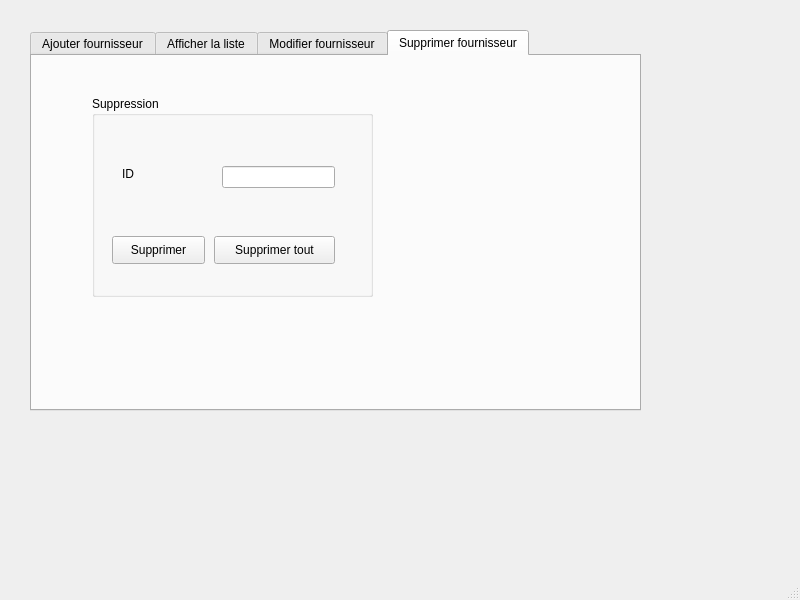
<?xml version="1.0" encoding="UTF-8"?>
<ui version="4.0">
 <class>MainWindow</class>
 <widget class="QMainWindow" name="MainWindow">
  <property name="geometry">
   <rect>
    <x>0</x>
    <y>0</y>
    <width>800</width>
    <height>600</height>
   </rect>
  </property>
  <property name="windowTitle">
   <string>MainWindow</string>
  </property>
  <widget class="QWidget" name="centralwidget">
   <widget class="QTabWidget" name="tabWidget">
    <property name="geometry">
     <rect>
      <x>30</x>
      <y>30</y>
      <width>611</width>
      <height>381</height>
     </rect>
    </property>
    <property name="currentIndex">
     <number>3</number>
    </property>
    <widget class="QWidget" name="tab">
     <attribute name="title">
      <string>Ajouter fournisseur</string>
     </attribute>
     <widget class="QGroupBox" name="groupBox">
      <property name="geometry">
       <rect>
        <x>20</x>
        <y>10</y>
        <width>521</width>
        <height>401</height>
       </rect>
      </property>
      <property name="title">
       <string>Ajout</string>
      </property>
      <widget class="QLabel" name="label">
       <property name="geometry">
        <rect>
         <x>30</x>
         <y>50</y>
         <width>56</width>
         <height>16</height>
        </rect>
       </property>
       <property name="text">
        <string>ID:</string>
       </property>
      </widget>
      <widget class="QLabel" name="label_3">
       <property name="geometry">
        <rect>
         <x>30</x>
         <y>100</y>
         <width>56</width>
         <height>16</height>
        </rect>
       </property>
       <property name="text">
        <string>Nom:</string>
       </property>
      </widget>
      <widget class="QLabel" name="label_5">
       <property name="geometry">
        <rect>
         <x>30</x>
         <y>140</y>
         <width>131</width>
         <height>31</height>
        </rect>
       </property>
       <property name="text">
        <string>Date Debut Contract:</string>
       </property>
      </widget>
      <widget class="QLineEdit" name="id">
       <property name="geometry">
        <rect>
         <x>200</x>
         <y>50</y>
         <width>113</width>
         <height>22</height>
        </rect>
       </property>
      </widget>
      <widget class="QLineEdit" name="nom">
       <property name="geometry">
        <rect>
         <x>200</x>
         <y>100</y>
         <width>113</width>
         <height>22</height>
        </rect>
       </property>
      </widget>
      <widget class="QLineEdit" name="deb">
       <property name="geometry">
        <rect>
         <x>200</x>
         <y>150</y>
         <width>113</width>
         <height>22</height>
        </rect>
       </property>
      </widget>
      <widget class="QPushButton" name="add_btn">
       <property name="geometry">
        <rect>
         <x>400</x>
         <y>300</y>
         <width>93</width>
         <height>28</height>
        </rect>
       </property>
       <property name="text">
        <string>Ajouter</string>
       </property>
      </widget>
      <widget class="QLabel" name="label_2">
       <property name="geometry">
        <rect>
         <x>30</x>
         <y>200</y>
         <width>161</width>
         <height>16</height>
        </rect>
       </property>
       <property name="text">
        <string>Date Fin Contract:</string>
       </property>
      </widget>
      <widget class="QLineEdit" name="fin">
       <property name="geometry">
        <rect>
         <x>200</x>
         <y>190</y>
         <width>113</width>
         <height>22</height>
        </rect>
       </property>
      </widget>
      <widget class="QLabel" name="label_4">
       <property name="geometry">
        <rect>
         <x>30</x>
         <y>260</y>
         <width>56</width>
         <height>16</height>
        </rect>
       </property>
       <property name="text">
        <string>Adresse:</string>
       </property>
      </widget>
      <widget class="QLineEdit" name="adresse">
       <property name="geometry">
        <rect>
         <x>200</x>
         <y>250</y>
         <width>113</width>
         <height>22</height>
        </rect>
       </property>
      </widget>
     </widget>
    </widget>
    <widget class="QWidget" name="tab_2">
     <attribute name="title">
      <string>Afficher la liste</string>
     </attribute>
     <widget class="QTableView" name="tab_fournisseurs">
      <property name="geometry">
       <rect>
        <x>10</x>
        <y>10</y>
        <width>531</width>
        <height>291</height>
       </rect>
      </property>
     </widget>
    </widget>
    <widget class="QWidget" name="tab_4">
     <attribute name="title">
      <string>Modifier fournisseur</string>
     </attribute>
     <widget class="QGroupBox" name="groupBox_3">
      <property name="geometry">
       <rect>
        <x>40</x>
        <y>20</y>
        <width>521</width>
        <height>401</height>
       </rect>
      </property>
      <property name="title">
       <string>Modifier</string>
      </property>
      <widget class="QLabel" name="label_6">
       <property name="geometry">
        <rect>
         <x>30</x>
         <y>50</y>
         <width>56</width>
         <height>16</height>
        </rect>
       </property>
       <property name="text">
        <string>ID:</string>
       </property>
      </widget>
      <widget class="QLabel" name="label_7">
       <property name="geometry">
        <rect>
         <x>30</x>
         <y>100</y>
         <width>56</width>
         <height>16</height>
        </rect>
       </property>
       <property name="text">
        <string>Nom:</string>
       </property>
      </widget>
      <widget class="QLabel" name="label_8">
       <property name="geometry">
        <rect>
         <x>30</x>
         <y>140</y>
         <width>131</width>
         <height>31</height>
        </rect>
       </property>
       <property name="text">
        <string>Date Debut Contract:</string>
       </property>
      </widget>
      <widget class="QLineEdit" name="update_id">
       <property name="geometry">
        <rect>
         <x>200</x>
         <y>50</y>
         <width>113</width>
         <height>22</height>
        </rect>
       </property>
      </widget>
      <widget class="QLineEdit" name="new_nom">
       <property name="geometry">
        <rect>
         <x>200</x>
         <y>100</y>
         <width>113</width>
         <height>22</height>
        </rect>
       </property>
      </widget>
      <widget class="QLineEdit" name="new_deb">
       <property name="geometry">
        <rect>
         <x>200</x>
         <y>150</y>
         <width>113</width>
         <height>22</height>
        </rect>
       </property>
      </widget>
      <widget class="QPushButton" name="update_btn">
       <property name="geometry">
        <rect>
         <x>400</x>
         <y>300</y>
         <width>93</width>
         <height>28</height>
        </rect>
       </property>
       <property name="text">
        <string>Modifier</string>
       </property>
      </widget>
      <widget class="QLabel" name="label_10">
       <property name="geometry">
        <rect>
         <x>30</x>
         <y>200</y>
         <width>161</width>
         <height>16</height>
        </rect>
       </property>
       <property name="text">
        <string>Date Fin Contract:</string>
       </property>
      </widget>
      <widget class="QLineEdit" name="new_fin">
       <property name="geometry">
        <rect>
         <x>200</x>
         <y>190</y>
         <width>113</width>
         <height>22</height>
        </rect>
       </property>
      </widget>
      <widget class="QLabel" name="label_11">
       <property name="geometry">
        <rect>
         <x>30</x>
         <y>260</y>
         <width>56</width>
         <height>16</height>
        </rect>
       </property>
       <property name="text">
        <string>Adresse:</string>
       </property>
      </widget>
      <widget class="QLineEdit" name="new_adresse">
       <property name="geometry">
        <rect>
         <x>200</x>
         <y>250</y>
         <width>113</width>
         <height>22</height>
        </rect>
       </property>
      </widget>
     </widget>
    </widget>
    <widget class="QWidget" name="tab_3">
     <attribute name="title">
      <string>Supprimer fournisseur</string>
     </attribute>
     <widget class="QGroupBox" name="groupBox_2">
      <property name="geometry">
       <rect>
        <x>60</x>
        <y>40</y>
        <width>281</width>
        <height>201</height>
       </rect>
      </property>
      <property name="title">
       <string>Suppression</string>
      </property>
      <widget class="QLabel" name="label_9">
       <property name="geometry">
        <rect>
         <x>30</x>
         <y>70</y>
         <width>56</width>
         <height>16</height>
        </rect>
       </property>
       <property name="text">
        <string>ID</string>
       </property>
      </widget>
      <widget class="QLineEdit" name="del_id">
       <property name="geometry">
        <rect>
         <x>130</x>
         <y>70</y>
         <width>113</width>
         <height>22</height>
        </rect>
       </property>
      </widget>
      <widget class="QPushButton" name="del_btn">
       <property name="geometry">
        <rect>
         <x>20</x>
         <y>140</y>
         <width>93</width>
         <height>28</height>
        </rect>
       </property>
       <property name="text">
        <string>Supprimer</string>
       </property>
      </widget>
      <widget class="QPushButton" name="detele_all_btn">
       <property name="geometry">
        <rect>
         <x>122</x>
         <y>140</y>
         <width>121</width>
         <height>28</height>
        </rect>
       </property>
       <property name="text">
        <string>Supprimer tout</string>
       </property>
      </widget>
     </widget>
    </widget>
   </widget>
  </widget>
  <widget class="QMenuBar" name="menubar">
   <property name="geometry">
    <rect>
     <x>0</x>
     <y>0</y>
     <width>800</width>
     <height>26</height>
    </rect>
   </property>
  </widget>
  <widget class="QStatusBar" name="statusbar"/>
 </widget>
 <resources/>
 <connections/>
</ui>
